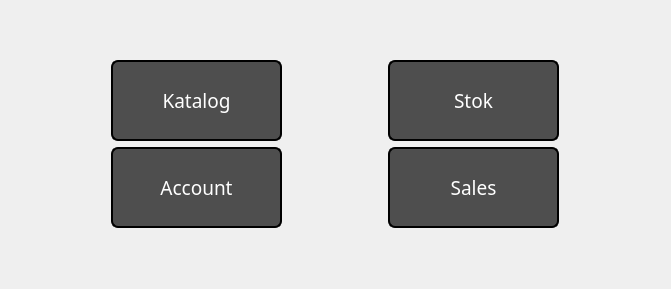
<?xml version="1.0" encoding="UTF-8"?>
<ui version="4.0">
 <class>Form</class>
 <widget class="QWidget" name="Form">
  <property name="geometry">
   <rect>
    <x>0</x>
    <y>0</y>
    <width>671</width>
    <height>289</height>
   </rect>
  </property>
  <property name="windowTitle">
   <string>Form</string>
  </property>
  <layout class="QVBoxLayout" name="verticalLayout">
   <item>
    <layout class="QGridLayout" name="gridLayout">
     <item row="0" column="0">
      <widget class="QPushButton" name="katalogButton">
       <property name="sizePolicy">
        <sizepolicy hsizetype="Expanding" vsizetype="Expanding">
         <horstretch>0</horstretch>
         <verstretch>0</verstretch>
        </sizepolicy>
       </property>
       <property name="minimumSize">
        <size>
         <width>171</width>
         <height>81</height>
        </size>
       </property>
       <property name="maximumSize">
        <size>
         <width>171</width>
         <height>81</height>
        </size>
       </property>
       <property name="font">
        <font>
         <family>Sans Serif Collection</family>
         <pointsize>14</pointsize>
         <weight>50</weight>
         <italic>false</italic>
         <bold>false</bold>
        </font>
       </property>
       <property name="styleSheet">
        <string notr="true">QPushButton {color:white; background-color:#4E4E4E;border:2px solid black;
border-top-left-radius: 7px;
border-top-right-radius: 7px;
border-bottom-right-radius: 7px;
border-bottom-left-radius: 7px;
padding: 0 8px;}




QPushButton:hover:!pressed {
 background-color:#262626;
border-style:inset
}

QPushButton:hover {
 background-color:#171717
}


</string>
       </property>
       <property name="text">
        <string>Katalog</string>
       </property>
      </widget>
     </item>
     <item row="0" column="1">
      <widget class="QPushButton" name="keluarmasukBarang">
       <property name="sizePolicy">
        <sizepolicy hsizetype="Expanding" vsizetype="Expanding">
         <horstretch>0</horstretch>
         <verstretch>0</verstretch>
        </sizepolicy>
       </property>
       <property name="minimumSize">
        <size>
         <width>171</width>
         <height>81</height>
        </size>
       </property>
       <property name="maximumSize">
        <size>
         <width>171</width>
         <height>81</height>
        </size>
       </property>
       <property name="font">
        <font>
         <family>Sans Serif Collection</family>
         <pointsize>14</pointsize>
         <weight>50</weight>
         <italic>false</italic>
         <bold>false</bold>
        </font>
       </property>
       <property name="styleSheet">
        <string notr="true">QPushButton {color:white; background-color:#4E4E4E;border:2px solid black;
border-top-left-radius: 7px;
border-top-right-radius: 7px;
border-bottom-right-radius: 7px;
border-bottom-left-radius: 7px;
padding: 0 8px;}




QPushButton:hover:!pressed {
 background-color:#262626;
border-style:inset
}

QPushButton:hover {
 background-color:#171717
}


</string>
       </property>
       <property name="text">
        <string>Stok</string>
       </property>
      </widget>
     </item>
     <item row="1" column="0">
      <widget class="QPushButton" name="account">
       <property name="sizePolicy">
        <sizepolicy hsizetype="Expanding" vsizetype="Expanding">
         <horstretch>0</horstretch>
         <verstretch>0</verstretch>
        </sizepolicy>
       </property>
       <property name="minimumSize">
        <size>
         <width>171</width>
         <height>81</height>
        </size>
       </property>
       <property name="maximumSize">
        <size>
         <width>171</width>
         <height>81</height>
        </size>
       </property>
       <property name="font">
        <font>
         <family>Sans Serif Collection</family>
         <pointsize>14</pointsize>
         <weight>50</weight>
         <italic>false</italic>
         <bold>false</bold>
        </font>
       </property>
       <property name="styleSheet">
        <string notr="true">QPushButton {color:white; background-color:#4E4E4E;border:2px solid black;
border-top-left-radius: 7px;
border-top-right-radius: 7px;
border-bottom-right-radius: 7px;
border-bottom-left-radius: 7px;
padding: 0 8px;}




QPushButton:hover:!pressed {
 background-color:#262626;
border-style:inset
}

QPushButton:hover {
 background-color:#171717
}


</string>
       </property>
       <property name="text">
        <string>Account</string>
       </property>
      </widget>
     </item>
     <item row="1" column="1">
      <widget class="QPushButton" name="salesButton">
       <property name="sizePolicy">
        <sizepolicy hsizetype="Expanding" vsizetype="Expanding">
         <horstretch>0</horstretch>
         <verstretch>0</verstretch>
        </sizepolicy>
       </property>
       <property name="minimumSize">
        <size>
         <width>171</width>
         <height>81</height>
        </size>
       </property>
       <property name="maximumSize">
        <size>
         <width>171</width>
         <height>81</height>
        </size>
       </property>
       <property name="font">
        <font>
         <family>Sans Serif Collection</family>
         <pointsize>14</pointsize>
        </font>
       </property>
       <property name="styleSheet">
        <string notr="true">QPushButton {color:white; background-color:#4E4E4E;border:2px solid black;
border-top-left-radius: 7px;
border-top-right-radius: 7px;
border-bottom-right-radius: 7px;
border-bottom-left-radius: 7px;
padding: 0 8px;}




QPushButton:hover:!pressed {
 background-color:#262626;
border-style:inset
}

QPushButton:hover {
 background-color:#171717
}


</string>
       </property>
       <property name="text">
        <string>Sales</string>
       </property>
      </widget>
     </item>
    </layout>
   </item>
  </layout>
 </widget>
 <resources/>
 <connections/>
</ui>
